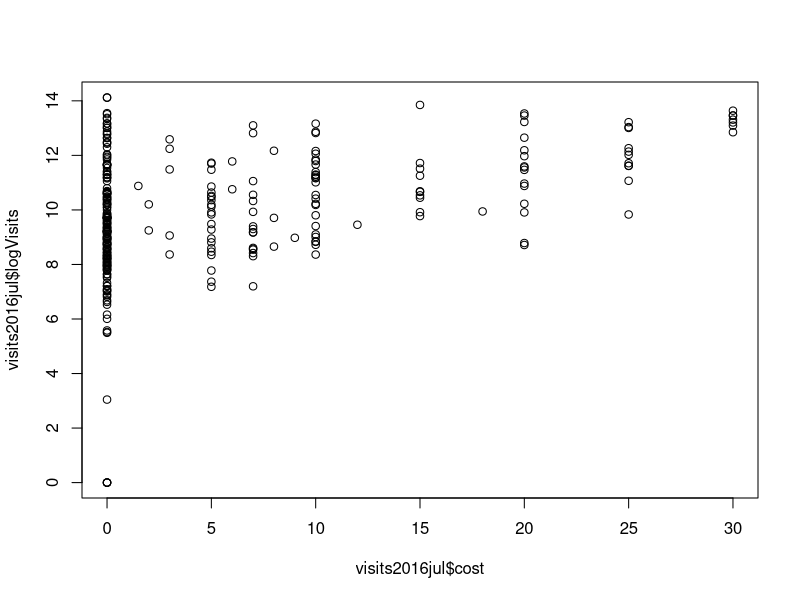
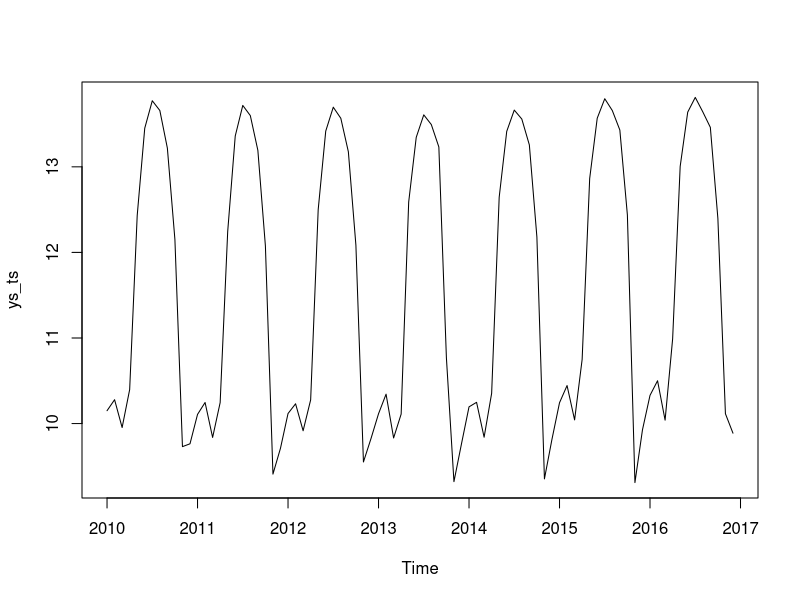

Write R code to recreate these figures, in order.
## ---- chunk 1
knitr::opts_chunk$set(echo = TRUE)

library(dplyr)
library(magrittr)
library(purrr)
library(caTools)
## ---- chunk 2
visits <- read.csv("park_visits.csv")
str(visits)
## ---- chunk 3
visits2016jul <- subset(visits, Year == 2016 & Month == 6)
## ---- chunk 4
table(visits2016jul$ParkType)
## ---- chunk 5
visits2016jul[which.max(visits2016jul$logVisits),]
## ---- chunk 6
visits2016jul %>% 
  group_by(Region) %>% 
  summarise(Mean = mean(logVisits)) %>% 
  arrange(desc(Mean), .by_group = T)
## ---- chunk 7
visits2016jul %>% 
  filter(Region == 'Intermountain') #%>% 
  #summarise(Max = max(logVisits))
## ---- chunk 8
cor(visits2016jul$cost, visits2016jul$logVisits)
## ---- chunk 9
plot(visits2016jul$cost, visits2016jul$logVisits)
## ---- chunk 10
ys <- subset(visits, visits$ParkName == "Yellowstone NP")
ys
## ---- chunk 11
ys_ts <- ts(ys$logVisits, start = c(2010, 1), freq = 12)
plot(ys_ts)
## ---- chunk 12
colSums(is.na(visits))
## ---- chunk 13
visits <- visits[rowSums(is.na(visits)) == 0, ]
## ---- chunk 14
nrow(visits)
## ---- chunk 15
visits$Month <- as.factor(visits$Month)
## ---- chunk 16
Train <- subset(visits, visits$Year <= 2014)
Test <- subset(visits, visits$Year > 2014)
## ---- chunk 17
mod <- lm(logVisits ~ laglogVisits, data = Train)
summary(mod)
## ---- chunk 18
mod$coefficients[[2]]
## ---- chunk 19
PredictTest <- predict(mod, newdata = Test)
SSE <- sum((Test$logVisits - PredictTest)^2)
## ---- chunk 20
(SST <- sum((Test$logVisits - mean(Train$logVisits))^2))
## ---- chunk 21
1 - SSE / SST
